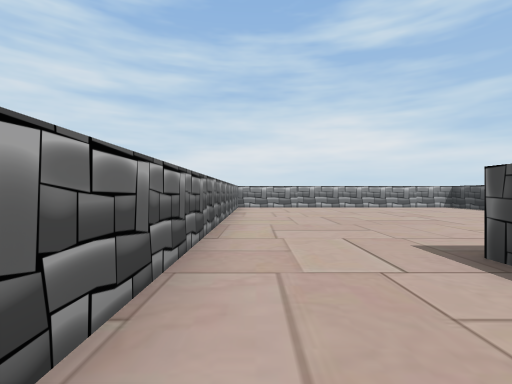
View 1 (above)

24 first-person views from a walk through a scene from a Unity 3-D project. The camera is 1.3 m above the floor, looks level and sees 85° across. Doors are open. The floor is counted in squares, 2 m on a side. Each view is taken from the middle of a square. On the plan, view 1 faces up. The plan holds only what a view shows up to about 9 squares ahead; the rest is blank. The place goes on beyond the plan. The player character is not drawn.

View 2
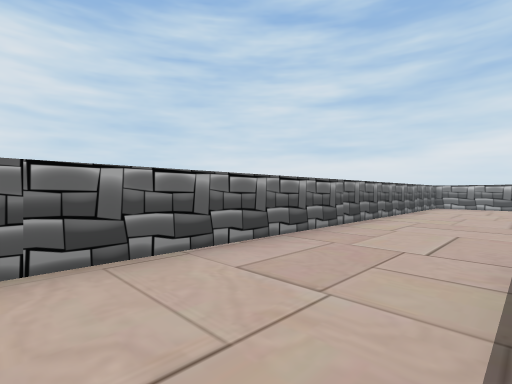

View 3
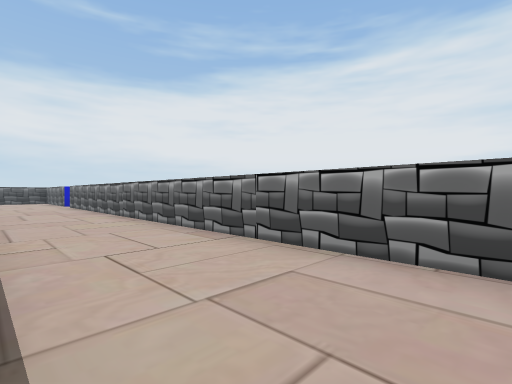

View 4
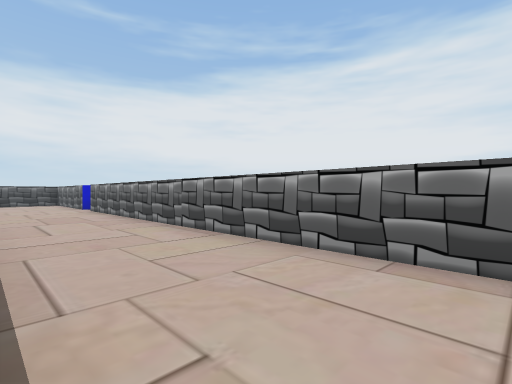

View 5
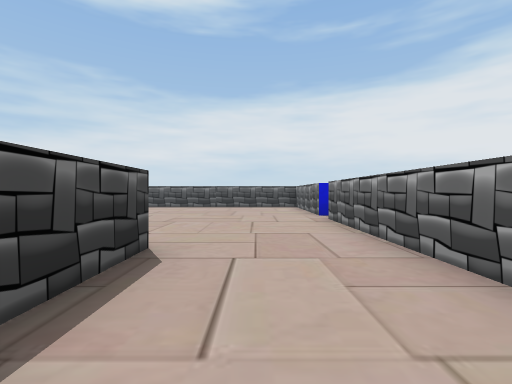

View 6
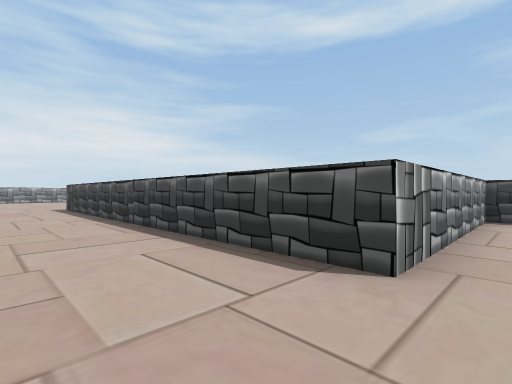

View 7
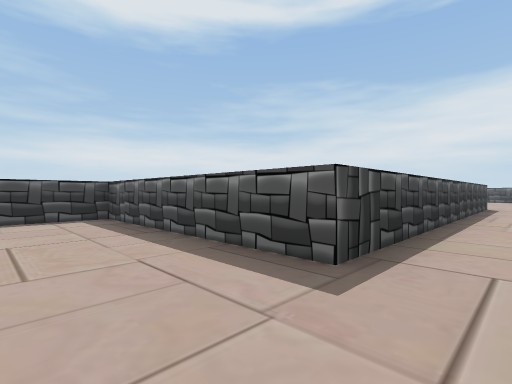

View 8
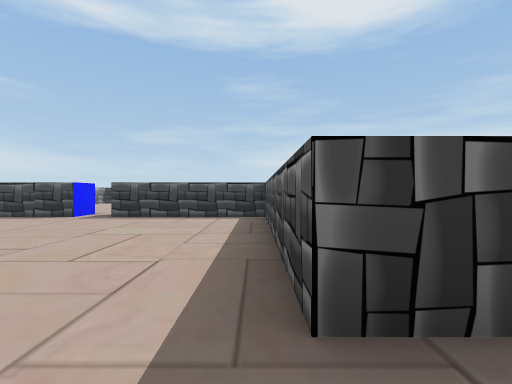

View 9
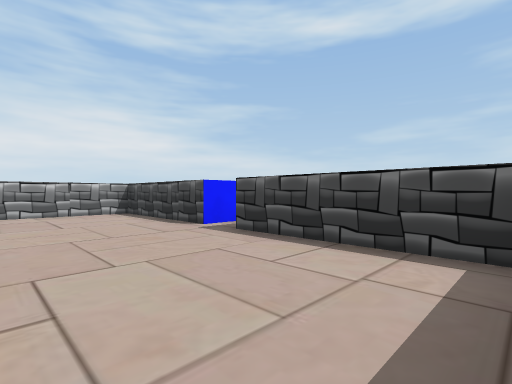

View 10
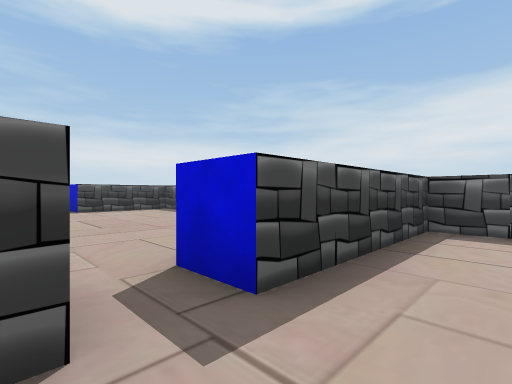

View 11
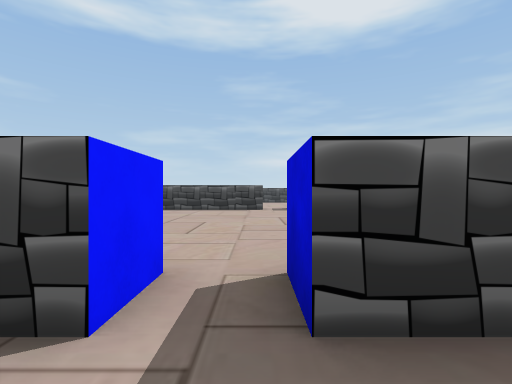

View 12
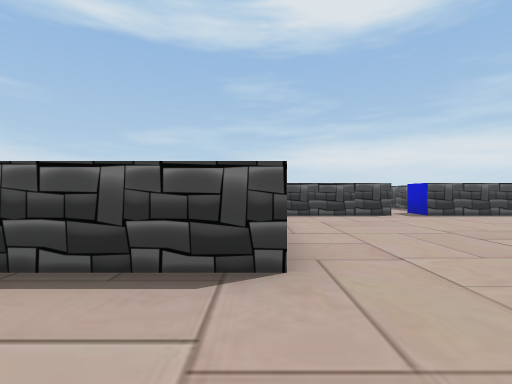

View 13
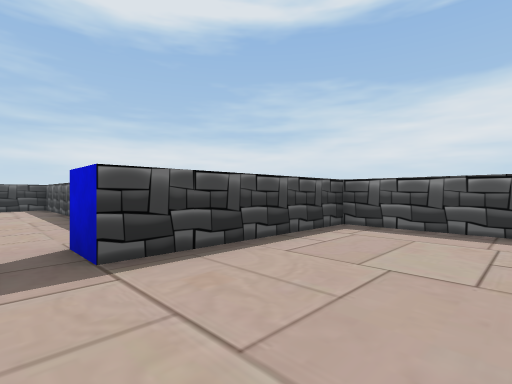

View 14
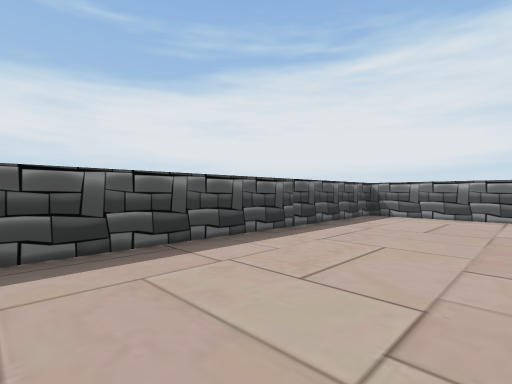

View 15
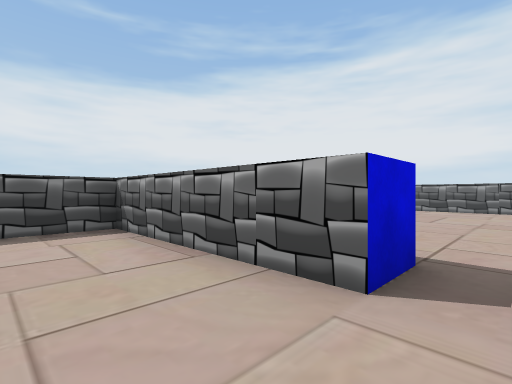

View 16
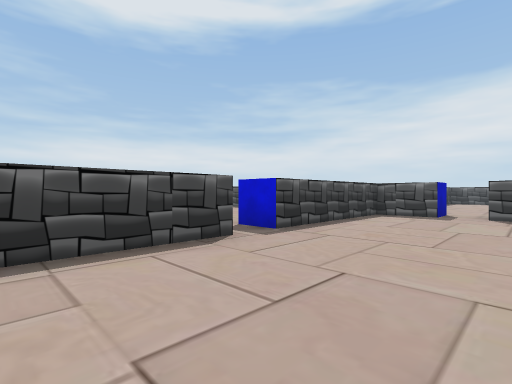

View 17
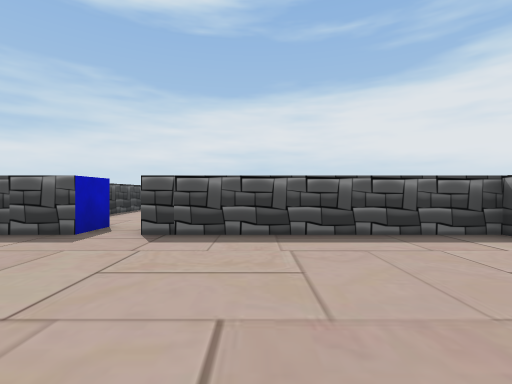

View 18
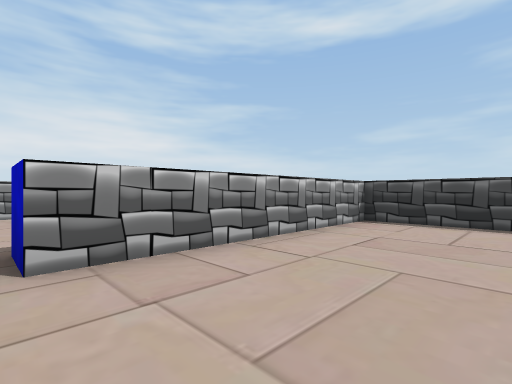

View 19
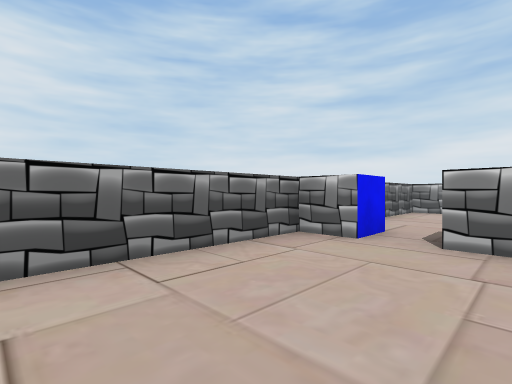

View 20
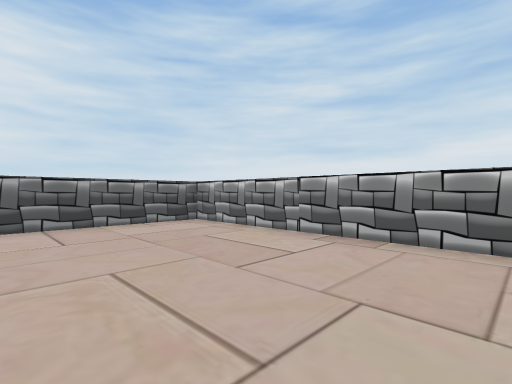

View 21
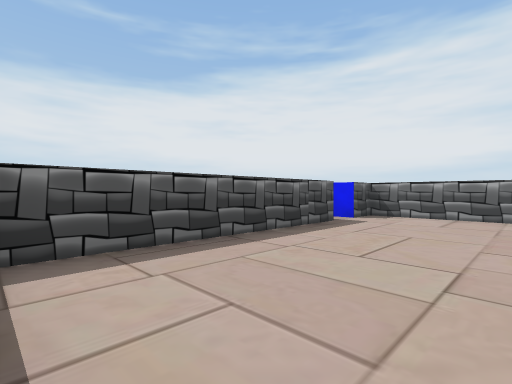

View 22
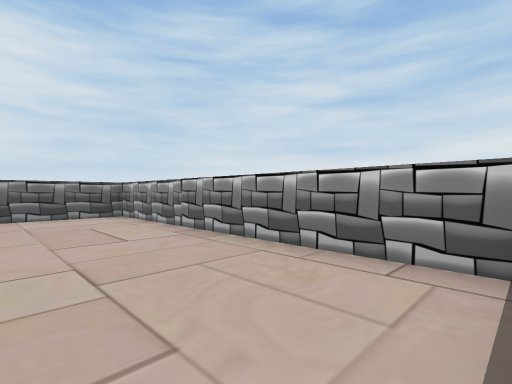

View 23
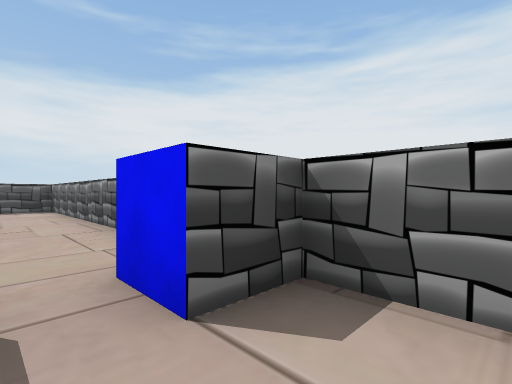

View 24
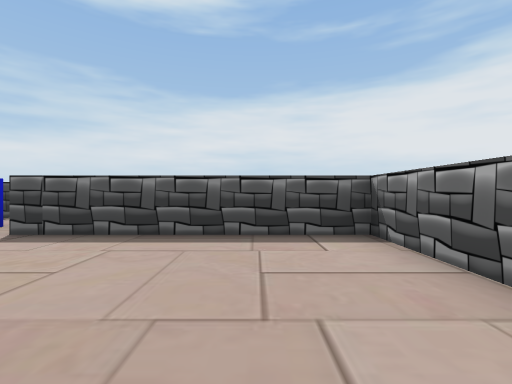

### Floor plan
Ten units are one square. View 1 is at (0, 0); x grows to the right and y downward. Boxes are objects, and circles mark ways between rooms. Rooms are numbered by the first view taken in them; rooms with no view inside come last. Other rooms are left out.
<svg viewBox="-103 -120 200 307">
<path fill="none" stroke="#000" d="M-8 -90 -8 96M92 -77 83 -77 83 -115M23 83 23 -27 83 -27 83 -67 92 -67M77 119 77 83 23 83M-8 128 -8 172 77 172 77 128M-8 96 -8 118M-18 118 -18 83 -77 83M-88 83 -98 83 -98 172 -42 172M-33 182 -33 172 -18 172 -18 128 -8 128M-77 83 -77 72 -21 72M-20 22 -98 22 -98 72 -88 72 -88 83"/>
<circle cx="10" cy="87" r="3" fill="#2a7"/>
<circle cx="-10" cy="120" r="3" fill="#2a7"/>
<circle cx="-80" cy="80" r="3" fill="#2a7"/>
<text x="30" y="-40">1</text>
<text x="40" y="130">2</text>
<text x="-60" y="130">3</text>
<text x="-60" y="50">4</text>
</svg>
Room 1 opens to room 2. Room 2 opens to room 3. Room 3 opens to room 4.

Where each view was taken, in squares from view 1:
view 1: 0 up, 0 right, facing up
view 2: 1 down, 2 right, facing up-left
view 3: 2 up, 2 right, facing down-left
view 4: 1 down, 2 right, facing down-left
view 5: 5 down, 1 right, facing down
view 6: 9 down, 0 right, facing up-right
view 7: 5 up, 1 right, facing down-right
view 8: 3 up, 1 right, facing right
view 9: 3 up, 5 right, facing up-right
view 10: 8 up, 7 right, facing down-right
view 11: 7 up, 7 right, facing right
view 12: 8 down, 0 right, facing right
view 13: 12 down, 5 right, facing down-right
view 14: 14 down, 7 right, facing down-left
view 15: 12 down, 1 right, facing down-left
view 16: 9 down, 5 left, facing down-right
view 17: 13 down, 6 left, facing down
view 18: 11 down, 8 left, facing up-right
view 19: 12 down, 7 left, facing up-left
view 20: 6 down, 4 left, facing up-left
view 21: 4 down, 2 left, facing down-left
view 22: 5 down, 2 left, facing up-left
view 23: 6 down, 8 left, facing down-left
view 24: 13 down, 8 left, facing down
